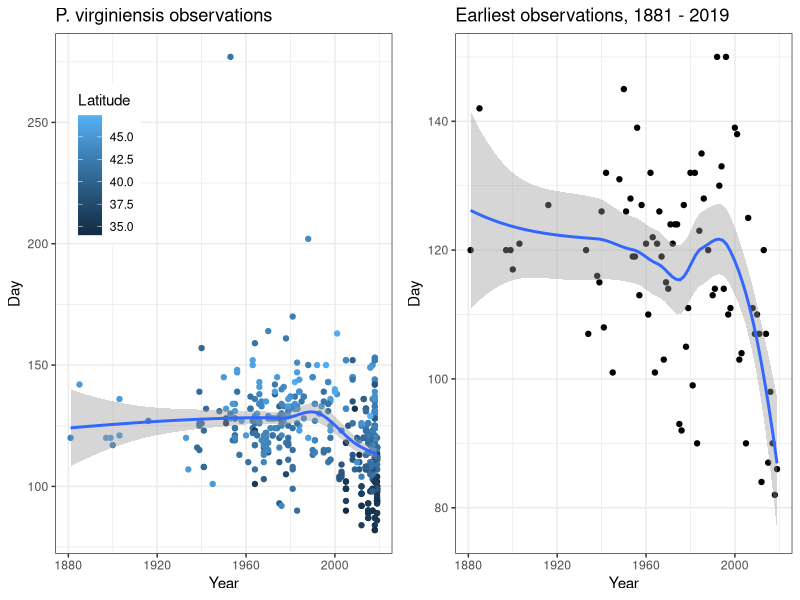
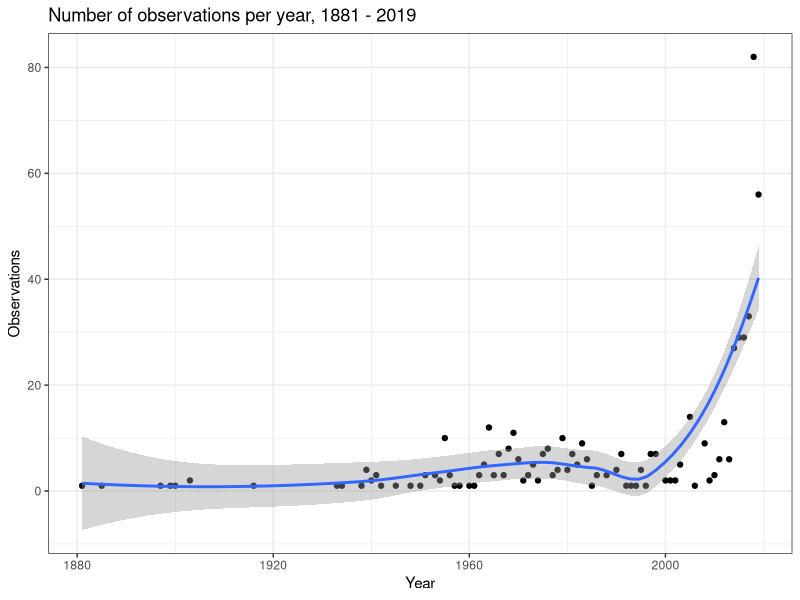

These figures' R source, in order: (Note: this script raises an error after producing the figures.)
## ---- chunk 1
knitr::opts_chunk$set(echo = FALSE)
suppressPackageStartupMessages(library(tidyverse))
suppressPackageStartupMessages(library(lubridate))
suppressPackageStartupMessages(library(ggplot2))
suppressPackageStartupMessages(library(gridExtra))
suppressPackageStartupMessages(library(parallel))

# Establish bootstrap and sampling values
minimum.required <- 5
sample.size <- minimum.required
num.bs.reps <- 100
## ---- chunk 2
# Read in iNaturalist observations
# 52539 is West Virginia White
iNaturalist <- read.csv(file = "data/observations-52593.csv")
iNat.obs <- iNaturalist[, c("latitude", "longitude", "observed_on")]
iNat.obs$observed_on <- as.Date(iNat.obs$observed_on)

# Read in GBIF observations
gbif <- read.delim(file = "data/0015022-190415153152247.csv")
gbif.obs <- gbif[, c("decimalLatitude", "decimalLongitude", "eventDate")]
gbif.obs$eventDate <- as.Date(x = gbif.obs$eventDate)
gbif.obs <- na.omit(gbif.obs)

# Join data sets
colnames(iNat.obs) <- c("latitude", "longitude", "date")
colnames(gbif.obs) <- c("latitude", "longitude", "date")
wvw <- rbind(iNat.obs, gbif.obs)

# Remove some bad geo coordinates (mostly GBIF)
wvw <- wvw[wvw$latitude > 29, ]
wvw <- wvw[wvw$longitude > -100, ]

# Extract year and day of year
wvw$year <- year(wvw$date)
wvw$yday <- as.POSIXlt(wvw$date)$yday

# Dates of January 1 (yday == 0) are not realistic
wvw <- wvw[wvw$yday > 0, ]
# Drop any from current, incomplete year
wvw <- wvw[wvw$year != year(today()), ]

# Drop duplicates
wvw <- unique(wvw)
## ---- chunk 3
# Plot observations for each year separately
obs.plot <- ggplot(data = wvw, mapping = aes(x = year, y = yday, color = latitude)) +
  geom_point() +
  geom_smooth() +
  xlab(label = "Year") +
  scale_color_gradient(name = "Latitude") +
  ylab(label = "Day") +
  theme_bw() +
  theme(legend.position = c(0.15, 0.75)) +
  ggtitle("P. virginiensis observations")

# Plot _only_ minimums
wvw.mins <- wvw %>%
  group_by(year) %>%
  summarise(early = min(yday, na.rm = TRUE),
            n.obs = n())

min.plot.title <- paste0("Earliest observations, ", 
                     min(wvw$year), " - ", 
                     max(wvw$year))
min.plot <- ggplot(data = wvw.mins, mapping = aes(x = year, y = early)) +
  geom_point() +
  geom_smooth()  +
  xlab(label = "Year") +
  ylab(label = "Day") +
  ggtitle(min.plot.title) + 
  theme_bw()

# Plot the two plots, suppressing the smoothing message that prints out
suppressMessages(expr = grid.arrange(obs.plot, min.plot, nrow = 1))
## ---- chunk 4
# Linear regression 
early.lm <- lm(early ~ year, data = wvw.mins)
early.summary <- summary(early.lm)
year.coeff <- early.summary$coefficients[2, 1]
year.p <- early.summary$coefficients[2, 4]
## ---- chunk 5
wvw.plot.title <- paste0("Number of observations per year, ", 
                     min(wvw$year), " - ", 
                     max(wvw$year))

wvw.plot <- ggplot(data = wvw.mins, mapping = aes(x = year, y = n.obs)) +
  geom_point() +
  geom_smooth()  +
  xlab(label = "Year") +
  ylab(label = "Observations") +
  ggtitle(wvw.plot.title) + 
  theme_bw()
suppressMessages(expr = print(wvw.plot))
## ---- chunk 6
sample.from <- wvw$yday[wvw$year == 2018]
include.years <- wvw.mins$year[wvw.mins$n.obs >= minimum.required]
# A data frame we'll use as template for storing bootstrapped data
bootstrapped.df <- data.frame(year = rep(include.years, times = sample.size),
                                yday = NA)

# Set up parallel processing
num.cores <- detectCores() - 1
# Initiate cluster
the.cluster <- makeCluster(num.cores)

# Need to explicitly load packages in cluster; invisible the only way to prevent
# output created by loading tidyverse on cores
invisible(x = clusterEvalQ(cl = the.cluster, { library(tidyverse) }))

bs.results.ideal <- parLapply(cl = the.cluster,
                        X = c(1:num.bs.reps), # First argument of fun
                        fun = function(i, bs.df, sample.vec, sample.size) {
                          # Fill in data frame with bootstrapped date for each year
                          for (yr in unique(bs.df$year)) {
                            bs.df$yday[bs.df$year == yr] <- sample(x = sample.vec,
                                                                   size = sample.size,
                                                                   replace = FALSE)
                          }
                          bs.mins <- bs.df %>%
                            group_by(year) %>%
                            summarise(early = min(yday))
                          
                          bs.lm <- lm(early ~ year, data = bs.mins)
                          coeff.est <- summary(bs.lm)$coefficients[2, 1]
                          p.value <- summary(bs.lm)$coefficients[2, 4]
                          return(data.frame(bs.rep = i,
                                            estimate = coeff.est,
                                            p.value = p.value))
                          
                        }, # end of parLapply fun
                        bs.df = bootstrapped.df, # Three additional parameters passed to fun
                        sample.vec = sample.from,
                        sample.size = sample.size)
stopCluster(the.cluster)
# Need to convert vanilla list into data frame
bs.results.ideal <- do.call(rbind, bs.results.ideal)

########################################
# Bootstrap and demonstrate the artifact
# A data frame we'll use as template for storing bootstrapped data
bootstrapped.df <- wvw[wvw$year %in% include.years, ]

# Initiate cluster
the.cluster <- makeCluster(num.cores)

# Need to explicitly load packages in cluster; invisible the only way to prevent
# output created by loading tidyverse on cores
invisible(x = clusterEvalQ(cl = the.cluster, { library(tidyverse) }))

bs.results.artifact <- parLapply(cl = the.cluster,
                        X = c(1:num.bs.reps), # First argument of fun
                        fun = function(i, bs.df, sample.vec) {
                          # Fill in data frame with bootstrapped date for each year
                          for (yr in unique(bs.df$year)) {
                            num.obs <- sum(bs.df$year == yr)
                            bs.df$yday[bs.df$year == yr] <- sample(x = sample.vec,
                                                                   size = num.obs)
                          }
                          bs.mins <- bs.df %>%
                            group_by(year) %>%
                            summarise(early = min(yday))
                          
                          suppressMessages(expr = bs.lm <- lm(early ~ year, data = bs.mins))
                          coeff.est <- summary(bs.lm)$coefficients[2, 1]
                          p.value <- summary(bs.lm)$coefficients[2, 4]
                          return(data.frame(bs.rep = i,
                                            estimate = coeff.est,
                                            p.value = p.value))
                          
                        }, # end of parLapply fun
                        bs.df = bootstrapped.df, # Three additional parameters passed to fun
                        sample.vec = sample.from) # End of parLapply call
stopCluster(the.cluster)
# Need to convert vanilla list into data frame
bs.results.artifact <- do.call(rbind, bs.results.artifact)

# Plot of results of bootstrapping, in ideal world
estimate.ideal.plot <- ggplot(data = bs.results.ideal, mapping = aes(x = estimate)) +
  geom_histogram() +
  geom_vline(xintercept = 0) +
  xlab(label = "Effect size (days/year)") +
  ylab(label = "Count") +
  ggtitle(label = "Expectation in artifact-free world") +
  theme_bw()

# Plot of results of bootstrapping, demonstrating artifact
estimate.artifact.plot <- ggplot(data = bs.results.artifact, mapping = aes(x = estimate)) +
  geom_histogram() +
  geom_vline(xintercept = 0, color = "#FF0000") +
  xlab(label = "Effect size (days/year)") +
  ylab(label = "Count") +
  ggtitle(label = "Artifact caused by changes in effort") +
  theme_bw()

# Two-panel plot of bootstrapping results
suppressMessages(expr = grid.arrange(estimate.ideal.plot, estimate.artifact.plot, nrow = 1))
## ---- chunk 7
sample.from <- wvw$yday[wvw$year == 2018]
include.years <- wvw.mins$year[wvw.mins$n.obs >= minimum.required]
wvw.for.bs <- wvw[wvw$year %in% include.years, ]

# Replicate process of sampling and linear regression
bs.results <- data.frame(replicate = 1:num.bs.reps,
                         estimate = NA,
                         p.value = NA)
for (r in 1:num.bs.reps) {
  # Data fram will hold bootstrapped data
  bootstrapped.df <- data.frame(year = rep(include.years, times = sample.size),
                                yday = NA)
  # Fill in data frame with bootstrapped date for each year
  for (yr in include.years) {
    bootstrapped.df$yday[bootstrapped.df$year == yr] <- sample(x = sample.from,
                                                               size = sample.size,
                                                               replace = FALSE)
  }

  bs.mins <- bootstrapped.df %>%
    group_by(year) %>%
    summarise(early = min(yday))
  
  bs.lm <- lm(early ~ year, data = bs.mins)
  bs.results$estimate[r] <- summary(bs.lm)$coefficients[2, 1]
  bs.results$p.value[r] <- summary(bs.lm)$coefficients[2, 4]
}

# Plot results of bootstrapping
# Coefficient estimates
estimate.plot <- ggplot(data = bs.results, mapping = aes(x = estimate)) +
  geom_histogram() +
  geom_vline(xintercept = 0) +
  xlab(label = "Effect size (days/year)") +
  ylab(label = "Count") +
  ggtitle(label = "Downsampling to avoid artifacts") + 
  theme_bw()
suppressMessages(expr = print(estimate.plot))
## ---- chunk 8
# TODO: Make a two-panel plot, one with observations, one with earliest observations
wvw.for.bs <- wvw[wvw$year %in% include.years, ]

obs.plot.title <- paste0("P. virginiensis, ",
                         min(wvw.for.bs$year), " - ", 
                         max(wvw.for.bs$year))
obs.plot <- ggplot(data = wvw.for.bs, mapping = aes(x = year, 
                                                    y = yday, 
                                                    color = latitude)) +
  geom_point() +
  geom_smooth() +
  xlab(label = "Year") +
  ylab(label = "Day") +
  ggtitle(obs.plot.title) +
  theme(plot.title = element_text(size = 14))
suppressMessages(expr = print(obs.plot))
## ---- chunk 9
